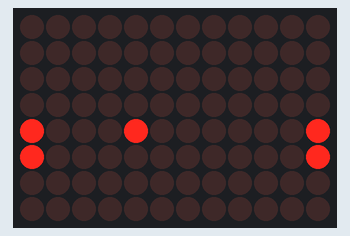
The sketch below on a simulated Arduino Uno R4 WiFi. Parts: 12×8 LED matrix.

Above: at 0.15 s.
At 1.05 s:
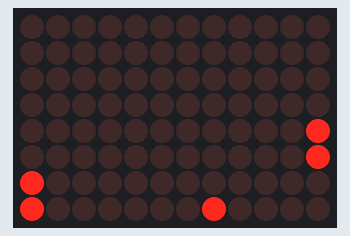
At 1.95 s:
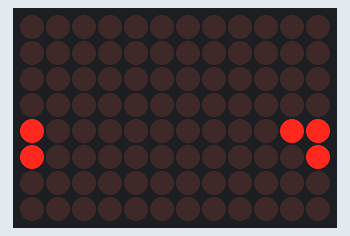
At 4.48 s:
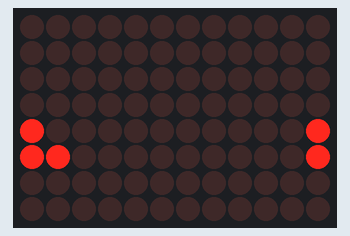
At 9.0 s:
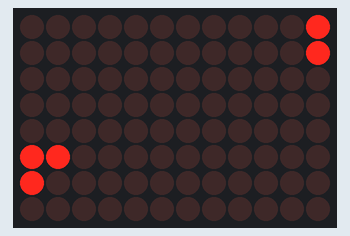
At 18.24 s:
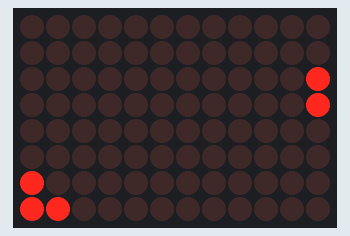

The sketch:

Sig-Pong.ino
```cpp
#include "Arduino_LED_Matrix.h"
ArduinoLEDMatrix matrix;

uint8_t frame[8][12] = {0};

int y = 4; // starting y position
int x = 4; // starting x position
int b = 1; // starting y direction
int a = 1; // starting x direction
int speed = 300; // initial delay

int paddle1Y = 4; // Paddle 1 position
int paddle2Y = 4; // Paddle 2 position

bool player1CanMove = true;
bool player2CanMove = false;

void setup() {
  Serial.begin(115200);
  matrix.begin();
}

void loop() {
  // Clear previous paddle positions
  frame[paddle1Y][0] = 0;
  frame[paddle1Y + 1][0] = 0;
  frame[paddle2Y][11] = 0;
  frame[paddle2Y + 1][11] = 0;

  // AI for paddle 1 (left) - only move if allowed
  if (player1CanMove) {
    if (y > paddle1Y + 1) paddle1Y++;
    if (y < paddle1Y) paddle1Y--;
  }

  // AI for paddle 2 (right) - only move if allowed
  if (player2CanMove) {
    if (y > paddle2Y + 1) paddle2Y++;
    if (y < paddle2Y) paddle2Y--;
  }

  // Draw paddles
  frame[paddle1Y][0] = 1;
  frame[paddle1Y + 1][0] = 1;
  frame[paddle2Y][11] = 1;
  frame[paddle2Y + 1][11] = 1;

  // Move the ball
  frame[y][x] = 1;
  matrix.renderBitmap(frame, 8, 12);
  delay(speed);
  frame[y][x] = 0;

  // Ball movement and bouncing
  if (y == 7 || y == 0) {
    b = -b;
  }

  // Ball collision with paddles
  if (x == 1 && (y == paddle1Y || y == paddle1Y + 1)) {
    a = -a;
    speed = max(50, speed - 20); // Increase speed
    player1CanMove = false; // Lock player 1
    player2CanMove = true;  // Allow player 2 to move
  } else if (x == 10 && (y == paddle2Y || y == paddle2Y + 1)) {
    a = -a;
    speed = max(50, speed - 20); // Increase speed
    player2CanMove = false; // Lock player 2
    player1CanMove = true;  // Allow player 1 to move
  }

  // Reset game if ball is missed
  if (x == 0 || x == 11) {
    x = 4;
    y = 4;
    a = -a;
    speed = 300; // Reset speed
    player1CanMove = true;
    player2CanMove = false;
  }

  // Update ball position
  y += b;
  x += a;
}
```
